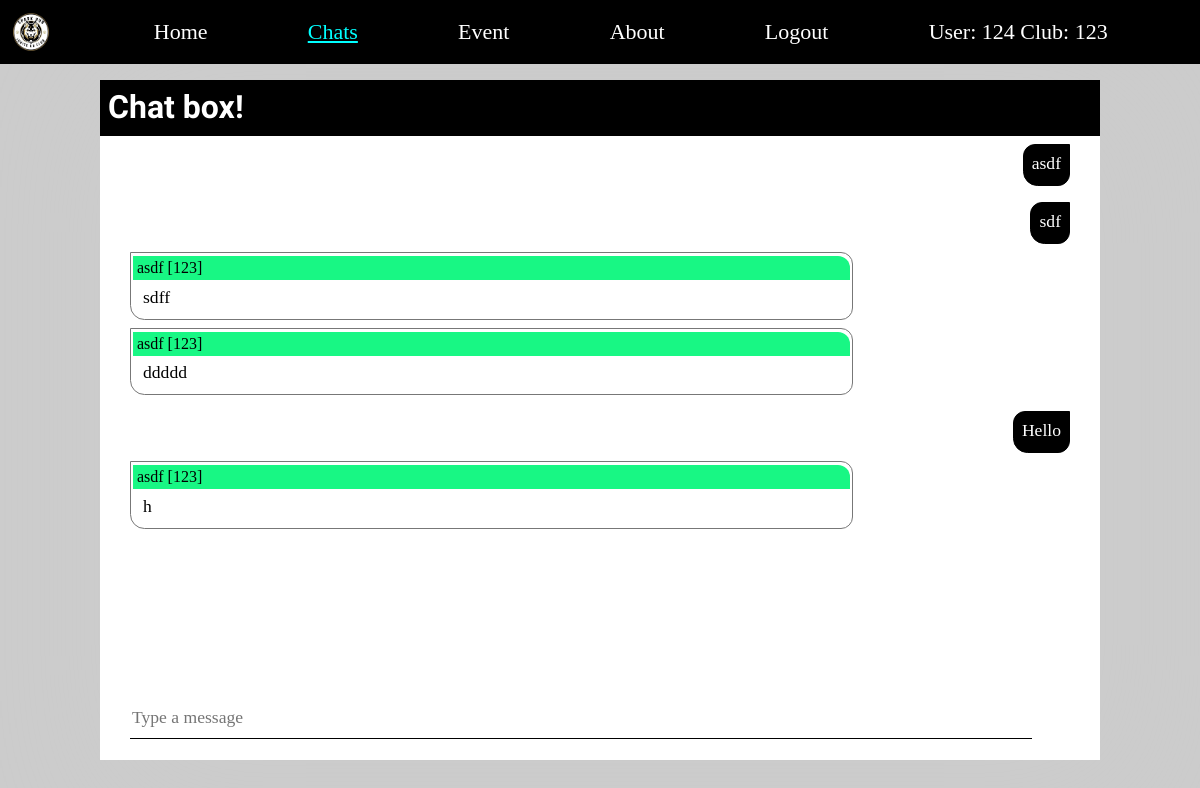
The page /chat/ (signed in) on the database as committed earlier.
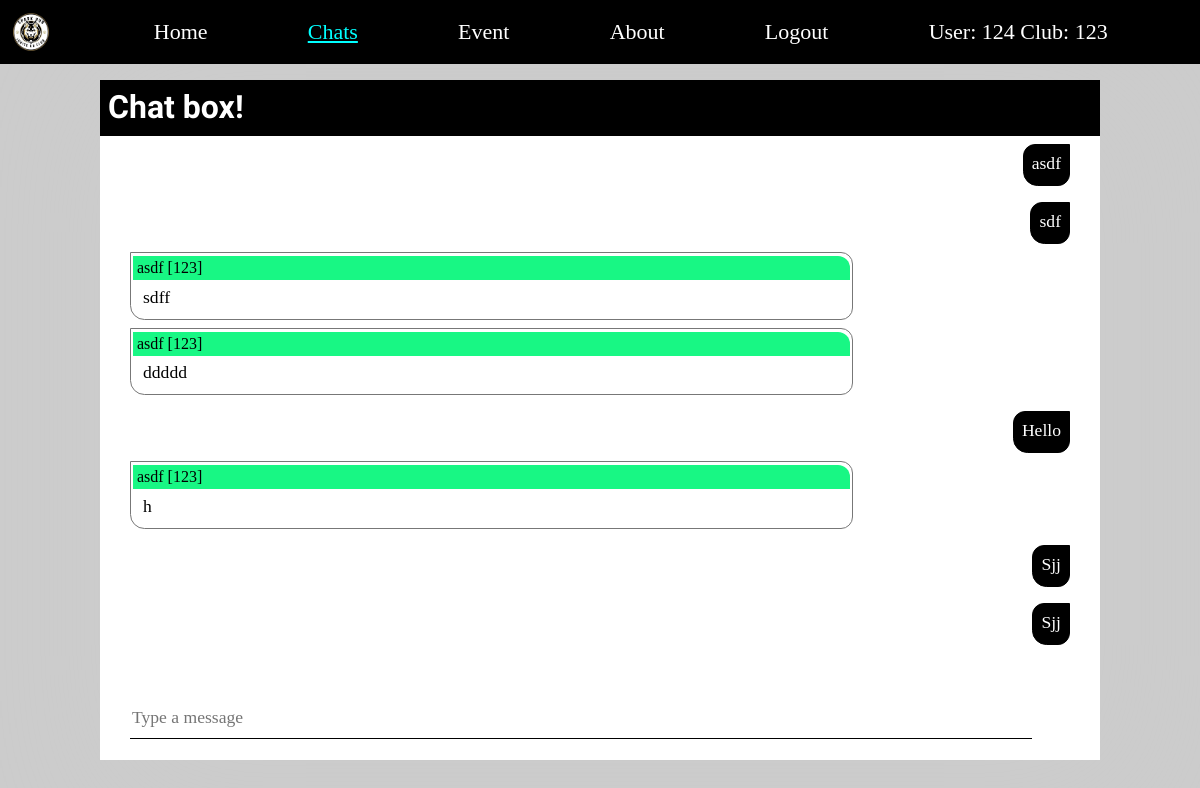
The same page on the database as committed later.
### club/models.py (models this page shows, shortened)
class chats(models.Model):
    cid = models.ForeignKey(Clubs,on_delete = models.CASCADE)
    uid = models.ForeignKey(UserId,on_delete = models.CASCADE)
    txt = models.CharField(max_length = 300)

class UserId(models.Model):
    user = models.OneToOneField(User,on_delete = models.CASCADE)
    cid = models.ForeignKey(Clubs,on_delete = models.CASCADE)
    name = models.CharField(max_length = 50)
    isLeader = models.BooleanField(default = False)

### club/views.py (the view)
# urls.py: path('chat/',chat,name='chat'),
@login_required(login_url='login_page')
def chat(request):
    chatss = chats.objects.all
    context = {'username':request.user.username,
               'clubId':UserId.objects.get(user=request.user).cid.clubId,
               'chatss':chatss
                 }
    return render(request,"chat.html",context)

### club/templates/chat.html (shortened to what this page needs)
{% extends 'base.html' %}
{% load static %}
{% block head%}
<link rel="stylesheet" href="{% static 'club/style.css'%}">
<link rel="stylesheet" href="https://cdnjs.cloudflare.com/ajax/libs/material-design-iconic-font/2.1.2/css/material-design-iconic-font.min.css">
{% endblock %}
{% block main%}
<form action=" {% url 'chatInput'%} " method="post">
    <div class="card">
        <div id="header">
          <h1>Chat box!</h1>
        </div>
            <div id="message-section">
                {% for texts in chatss %}
                {% if texts.cid.clubId == clubId %}
                  {% if texts.uid.user == request.user %}
                    <div class="message" id="user">
                      <span id="user-response"  >{{texts.txt}}</span>
                    </div>
                  {% else %}
                    <div class="message" id="bot">
                      <div id="userName" >{{texts.uid.name}} [{{texts.uid.user.username}}]</div>
                      <div id="bot-response" >{{texts.txt}}</div>
                    </div>
                  {% endif %}
                {% endif %}
                {% endfor %}
            </div>
        <div class="input-section">
          <input id="input" name="inputs" type="text" placeholder="Type a message" autocomplete="off" autofocus="autofocus"/>
          <button class="send" type="submit">
            <div class="circle"></div>
          </button>
        </div>
      </div>
</form>
{% endblock %}

### club/templates/base.html (shortened to what this page needs)
{%load static%}
<!DOCTYPE html>
<html lang="en">
<head>
    {% block head %}
    {% endblock %}
</head>
{% load static %}
<body>
<div class="my">
<div id="topbar" class="mynavbar">
    <img class="nav-logo"  src="{% static 'club/logo.jpg' %}" alt="apple-logo"/>
    <div id="toplist" class="navbar-list navbar-list-none">
        {% url 'home' as urls %}
        <a {% if request.path == urls %} class="navbar-list-elems-select" {% else %} class="navbar-list-elems" {% endif %} href="{{urls}}">Home</a>
        {% url 'chat' as urls %}
        <a {% if request.path == urls %} class="navbar-list-elems-select" {% else %} class="navbar-list-elems" {% endif %} href="{{urls}}">Chats</a>
        {% url 'event' as urls %}
        <a {% if request.path == urls %} class="navbar-list-elems-select" {% else %} class="navbar-list-elems" {% endif %} href="{{urls}}">Event</a>
        {% url 'about' as urls %}
        <a {% if request.path == urls %} class="navbar-list-elems-select" {% else %} class="navbar-list-elems" {% endif %} href="{{urls}}">About</a>
        {% url 'logout' as urls %}
        <a class="navbar-list-elems"  href="{{urls}}">Logout</a>
        {% url '' as urls %}
        <a class="navbar-list-elems"  href="{{urls}}">User: {{username }} Club: {{clubId}}</a>
    </div>
</div>
</div>
<div class="main">
    {% block main %}
    {% endblock %}
</div>
</body>
</html>

### club/static/club/style.css (style rules this page uses)
* { margin: 0; font-family:'Trebuchet MS'; }
.navbar-list { width: 100%; list-style-type: none; display: flex; align-items: center; justify-content: space-evenly; }
.main { margin-top: 10vh; }

### club/templates/base.html (style rules this page uses)
body { margin: 0; font-family:'Trebuchet MS'; }
.my { margin: 0; font-family:'Trebuchet MS'; }
.mynavbar, .mynavbar-2 { font-family:'Trebuchet MS'; position: fixed; top: 0; z-index: 10; width: 100vw; background-color: black; padding: 0; min-height: 20px; }
.mynavbar { display: flex; align-items: center; }
.my .nav-logo { height: 6vh; width: 6vh; margin: 1vh; min-height: 20px; min-width: 20px; }
.my .navbar-list { width: 100%; display: flex; align-items: center; justify-content: space-evenly; }
.my .navbar-list-elems, .my .navbar-list-elems-select { cursor: pointer; color: white; font-weight:400; font-size: calc(1.5vh + 10px); border: 1; padding: 1vh; text-decoration: none; }
.my .navbar-list-elems-select { color: cyan; text-decoration: underline; }
.main { margin-top: 8vh; }

### club/templates/chat.html (style rules this page uses)
.main > * { font-size: 1.3vh; font-family: "Epilogue", sans-serif; background: #ccc; }
html { background: #ccc; --scrollbarBG: #fff; --thumbBG: #90a4ae; }
form { background: #ccc; width: 100%; display: flex; align-items: center; justify-content: space-around; }
form .card { max-width: 125vh; height: 85vh; width: 90vw; background-color: white; box-shadow: 2vw 2vw 12vw 3vw #ccc; }
body .card #header { height: 7vh; background: #000; padding: 0vh; }
form .card #header h1 { color: #fff; font-size: 4vh; font-family: "Finger Paint", cursive; padding: 1vh; }
form .card #message-section { height: 70vh; padding: 0 2.5vw; overflow: auto; scrollbar-width: thin; scrollbar-color: var(--thumbBG) var(--scrollbarBG); }
form .card #message-section #bot, form .card #message-section #user { position: relative; bottom: 0; min-height: 3vh; border: 0.15vh solid #777; background-color: #fff; border-radius: 0px 1.5vh 1.5vh 1.8vh; margin: 1vh 0; }
form .card #message-section #bot-response { padding: 1.2vh 1vh 0.5vh 0.5vh; }
form .card #message-section #user { border: 1.5px solid #000; border-radius: 1.5vh 0vh 1.5vh 1.8vh; background-color: #000; padding: 1vh; float: right; }
form .card #message-section #userName { position: relative; top: -1px; left: -0.3%; min-height: 0.7vh; border: 0vh solid #777; padding: 0.5vh; border-radius: 0vh 1.5vh 0vh 0vh; color: #000; background-color: rgb(24, 247, 132); clear: both; line-height: 2vh; font-size: 2vh; position: relative; margin: -0.5vh; width: 100.6%; word-wrap: normal; }
form .card #message-section #user #user-response { color: #fff; }
form .card #message-section .message { color: #000; clear: both; line-height: 2.5vh; font-size: 2.2vh; padding: 8px; position: relative; margin: 8px 0; max-width: 75%; word-wrap: break-word; z-index: 2; }
form .card .input-section { z-index: 1; padding: 0 2.5vw; display: flex; justify-content: flex-start ; overflow: hidden; margin-right: 5vw; height: 6vh; width: 100%; }
form .card .input-section input { color: #000; outline: none; height: 5vh; font-size: 2.2vh; width: inherit; border-top: none; border-left: none; border-right: none; border-bottom: solid #000 0.1vw; }
body .card .send { background: transparent; border: 0; cursor: pointer; flex: 0 0 auto; margin-left: 2vw; margin-right: 3vw; padding: 0; position: relative; outline: none; }
form .card .send .circle { position: relative; width: 4.8vh; height: 4.8vh; display: flex; align-items: center; justify-content: center; }

Rows that differ between the two databases and show on the page:
added chats: txt "Sjj"
added chats: txt "Sjj"
